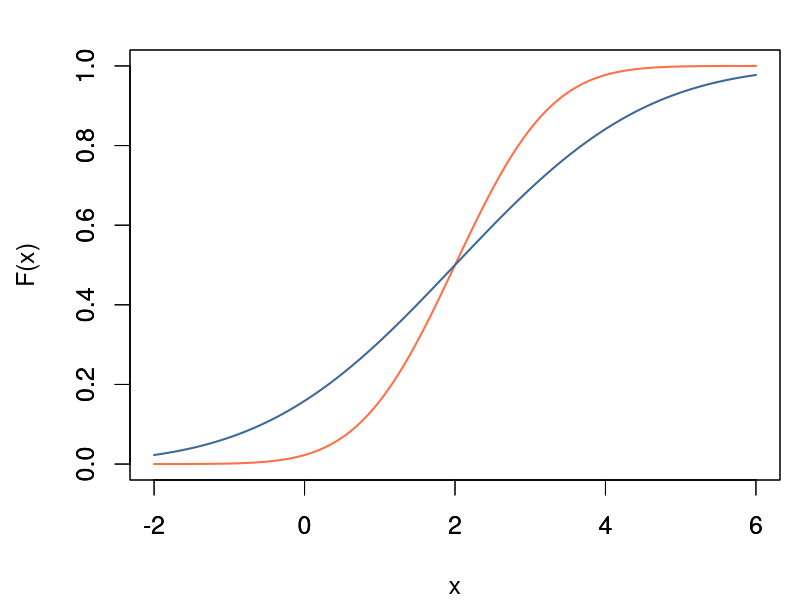

The R script that drew this image:
# Normal distribution (CDF)

mu <- 2
sigma1 <- 1
sigma2 <- 2
norm1.ts <- ts(pnorm(seq(-2, 6, by=0.02), mu, sigma1), start=-2, frequency=50)
norm2.ts <- ts(pnorm(seq(-2, 6, by=0.02), mu, sigma2), start=-2, frequency=50)

par(mai=c(1.2,1.3,0.5,0.2), cex=1.5)
plot(norm1.ts, type="l", xlim=c(-2,6), ylim=c(0,1),
     col=c("#FF7046"), lwd=2, xlab="x", ylab="F(x)")
par(new=TRUE)
plot(norm2.ts, type="l", xlim=c(-2,6), ylim=c(0,1),
     col=c("#3D6999"), lwd=2, xlab="", ylab="")
